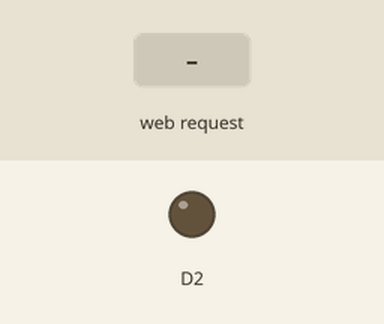
This sketch was run on a simulated ESP8266 (NodeMCU). Parts: output pins drawn as LEDs (lit = HIGH). The test bench sets the inputs (shaded band). What the sketch prints to the serial monitor is not drawn.

Above: at 1.2 s.
1.3 s: HTTP request GET /on received
At 2.4 s:
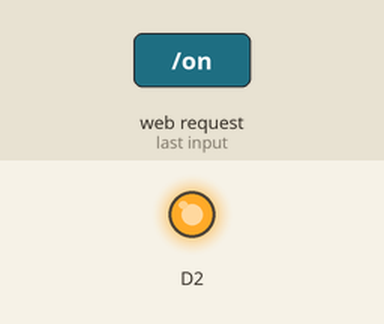
2.8 s: HTTP request GET /off received
At 3.6 s:
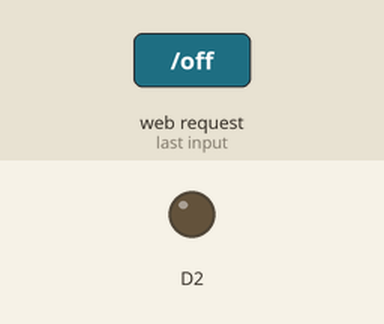
Timing chart, 0 to 5.8 s (numbered marks = the images above; inputs shaded):
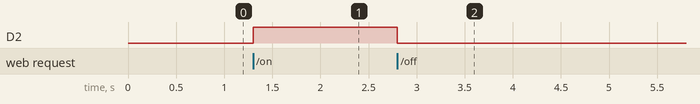

The sketch:

Esp_accesspoint.ino
```cpp
#include <ESP8266WiFi.h>
#include <ESP8266WebServer.h>

ESP8266WebServer server(80);

const char* ssid = "LED_Controller";
const char* password = "12345678";

void handleLEDOn() {
  digitalWrite(D2, HIGH);
  server.send(200, "text/plain", "LED is ON");
}

void handleLEDOff() {
  digitalWrite(D2, LOW);
  server.send(200, "text/plain", "LED is OFF");
}

void setup() {
  Serial.begin(115200);


  pinMode(D2, OUTPUT);
  digitalWrite(D2, LOW);

  WiFi.mode(WIFI_AP);
  WiFi.softAP(ssid, password);

  IPAddress myIP = WiFi.softAPIP();
  Serial.print("AP IP address: ");
  Serial.println(myIP);

  server.on("/on", handleLEDOn);
  server.on("/off", handleLEDOff);

  server.begin();
  Serial.println("HTTP server started");
}

void loop() {
  server.handleClient();
}
```

Measured:
- after the input at 1.3 s, D2: LOW → HIGH at once
- after the input at 2.8 s, D2: HIGH → LOW at once
